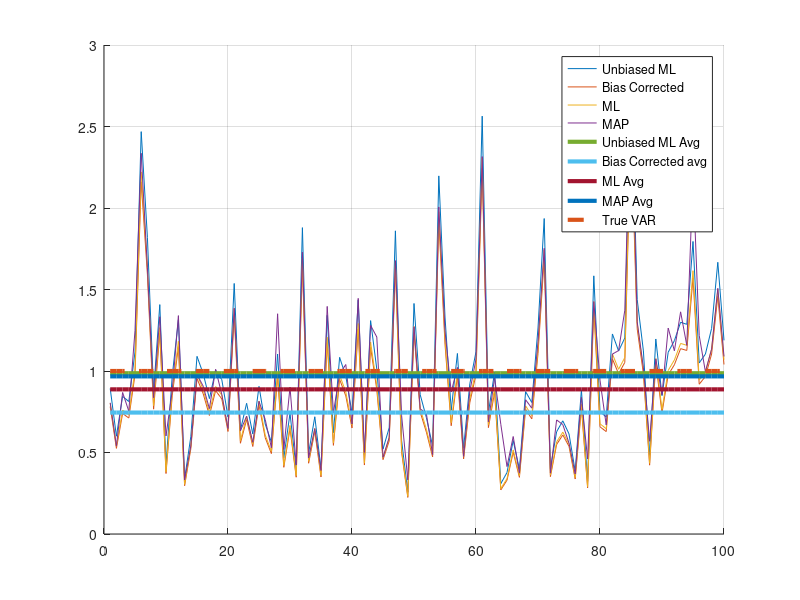

Here is the MATLAB script that generated this plot:
clear
close all
clc

N = 10000; % number of noise ensembles
M = 10; % number of samples in each random sampling batch

sigma = 1.0; % the true noise std
x = sigma * randn(1, N); % the noise ensembles with the selected STD

Itr = 100; % number of times to randomly sample from the large random sample set

nvar_est_ML = zeros(1, Itr); % Noise variance ML estimate
nvar_est_UnBiasedML = zeros(1, Itr); % Noise variance ML estimate
nstd_est_BiasCorrected = zeros(1, Itr); % Noise variance estimate with correction term: https://en.wikipedia.org/wiki/Unbiased_estimation_of_standard_deviation
nvar_est_MAP = zeros(1, Itr); % Noise variance MAP estimate
for k = 1 : Itr
    I = randi(N, [1, M]); % randomly pick M indexes
    x_sub = x(I); % the subset of samples

    % The ML estimate of the subset variance
    mn = mean(x_sub); % the mean of the subset
    nvar_est_UnBiasedML(k) = sum((x_sub - mn).^2)/(M - 1);
    nstd_est_BiasCorrected(k) = sqrt(2 / (M-1)) * gamma(M/2)/gamma((M-1)/2) * sum((x_sub - mn).^2) / M;
    nvar_est_ML(k) = sum((x_sub - mn).^2)/M;

    % The MAP estimate of the subset variance (assuming an exponential distribution of rate lambda = 1 / alpha)
    c = sum(x_sub.^2);
    alpha = 100 * sigma; % alpha should be orders of magnitude larger than the true variance
    nvar_est_MAP(k) = (- M * alpha + sqrt(M^2 * alpha^ 2 + 8 * alpha * c)) / 4.0;
end

nvar_est_UnBiasedML_variance = var(nvar_est_UnBiasedML);
nvar_est_ML_variance = var(nvar_est_ML);
nvar_est_MAP_variance = var(nvar_est_MAP);

nvar_bias_UnBiasedML = abs(sigma^2 - mean(nvar_est_UnBiasedML))/sigma^2;
nvar_bias_ML = abs(sigma^2 - mean(nvar_est_ML))/sigma^2;
nvar_bias_MAP = abs(sigma^2 - mean(nvar_est_MAP))/sigma^2;

disp(['Unbiased ML estimator (bias, variance) = (', num2str(nvar_bias_UnBiasedML), ', ' , num2str(nvar_est_UnBiasedML_variance), ')'])
disp(['Biased ML estimator (bias, variance) = (', num2str(nvar_bias_ML), ', ' , num2str(nvar_est_ML_variance), ')'])
disp(['MAP estimator (bias, variance) = (', num2str(nvar_bias_MAP), ', ' , num2str(nvar_est_MAP_variance), ')'])

figure
hold on
plot(nvar_est_UnBiasedML)
plot(nstd_est_BiasCorrected);
plot(nvar_est_ML)
plot(nvar_est_MAP)
plot(mean(nvar_est_UnBiasedML) * ones(1, Itr), 'linewidth', 3);
plot(mean(nstd_est_BiasCorrected)^2 * ones(1, Itr), 'linewidth', 3);
plot(mean(nvar_est_ML) * ones(1, Itr), 'linewidth', 3);
plot(mean(nvar_est_MAP) * ones(1, Itr), 'linewidth', 3);
plot(sigma^2 * ones(1, Itr), 'linewidth', 3, 'linestyle', '--');
grid
legend('Unbiased ML', 'Bias Corrected', 'ML', 'MAP', 'Unbiased ML Avg', 'Bias Corrected avg', 'ML Avg', 'MAP Avg', 'True VAR');